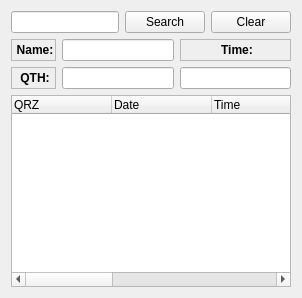
      <widget class="QWidget" name="tab">
       <attribute name="title">
        <string>Search</string>
       </attribute>
       <layout class="QGridLayout" name="gridLayout_6">
        <item row="0" column="0" colspan="3">
         <layout class="QHBoxLayout">
          <item>
           <widget class="QLineEdit" name="searchQrzkLineEdit">
            <property name="toolTip">
             <string>Enter the call to search</string>
            </property>
           </widget>
          </item>
          <item>
           <widget class="QPushButton" name="searchSearchkPushButton">
            <property name="text">
             <string>Search</string>
            </property>
           </widget>
          </item>
          <item>
           <widget class="QPushButton" name="searchCancelkPushButton">
            <property name="text">
             <string>Clear</string>
            </property>
           </widget>
          </item>
         </layout>
        </item>
        <item row="1" column="0">
         <widget class="QLabel" name="textLabel6_2">
          <property name="frameShape">
           <enum>QFrame::StyledPanel</enum>
          </property>
          <property name="text">
           <string>&lt;p align=&quot;center&quot;&gt;&lt;b&gt;Name:&lt;/b&gt;&lt;/p&gt;</string>
          </property>
          <property name="wordWrap">
           <bool>false</bool>
          </property>
         </widget>
        </item>
        <item row="1" column="1">
         <widget class="QLineEdit" name="previousNamekLineEdit">
          <property name="toolTip">
           <string>DX Operator's name</string>
          </property>
          <property name="readOnly">
           <bool>true</bool>
          </property>
         </widget>
        </item>
        <item row="1" column="2" rowspan="2">
         <layout class="QVBoxLayout">
          <item>
           <widget class="QLabel" name="textLabelTime">
            <property name="frameShape">
             <enum>QFrame::StyledPanel</enum>
            </property>
            <property name="text">
             <string>&lt;p align=&quot;center&quot;&gt;&lt;b&gt;Time:&lt;/b&gt;&lt;/p&gt;</string>
            </property>
            <property name="wordWrap">
             <bool>false</bool>
            </property>
           </widget>
          </item>
          <item>
           <widget class="QLineEdit" name="timekLineEdit">
            <property name="readOnly">
             <bool>true</bool>
            </property>
           </widget>
          </item>
         </layout>
        </item>
        <item row="2" column="0">
         <widget class="QLabel" name="textLabel7_2">
          <property name="frameShape">
           <enum>QFrame::StyledPanel</enum>
          </property>
          <property name="text">
           <string>&lt;p align=&quot;center&quot;&gt;&lt;b&gt;QTH:&lt;/b&gt;&lt;/p&gt;</string>
          </property>
          <property name="wordWrap">
           <bool>false</bool>
          </property>
         </widget>
        </item>
        <item row="2" column="1">
         <widget class="QLineEdit" name="previousQthkLineEdit">
          <property name="toolTip">
           <string>DX Operator's QTH</string>
          </property>
          <property name="readOnly">
           <bool>true</bool>
          </property>
         </widget>
        </item>
        <item row="3" column="0" colspan="3">
         <widget class="QTreeWidget" name="searchQsosTreeWidget">
          <column>
           <property name="text">
            <string>QRZ</string>
           </property>
          </column>
          <column>
           <property name="text">
            <string>Date</string>
           </property>
          </column>
          <column>
           <property name="text">
            <string>Time</string>
           </property>
          </column>
          <column>
           <property name="text">
            <string>Band</string>
           </property>
          </column>
          <column>
           <property name="text">
            <string>Mode</string>
           </property>
          </column>
          <column>
           <property name="text">
            <string>QSL-Sent</string>
           </property>
          </column>
          <column>
           <property name="text">
            <string>QSL-Rec</string>
           </property>
          </column>
          <column>
           <property name="text">
            <string>Number</string>
           </property>
          </column>
         </widget>
        </item>
       </layout>
      </widget>
